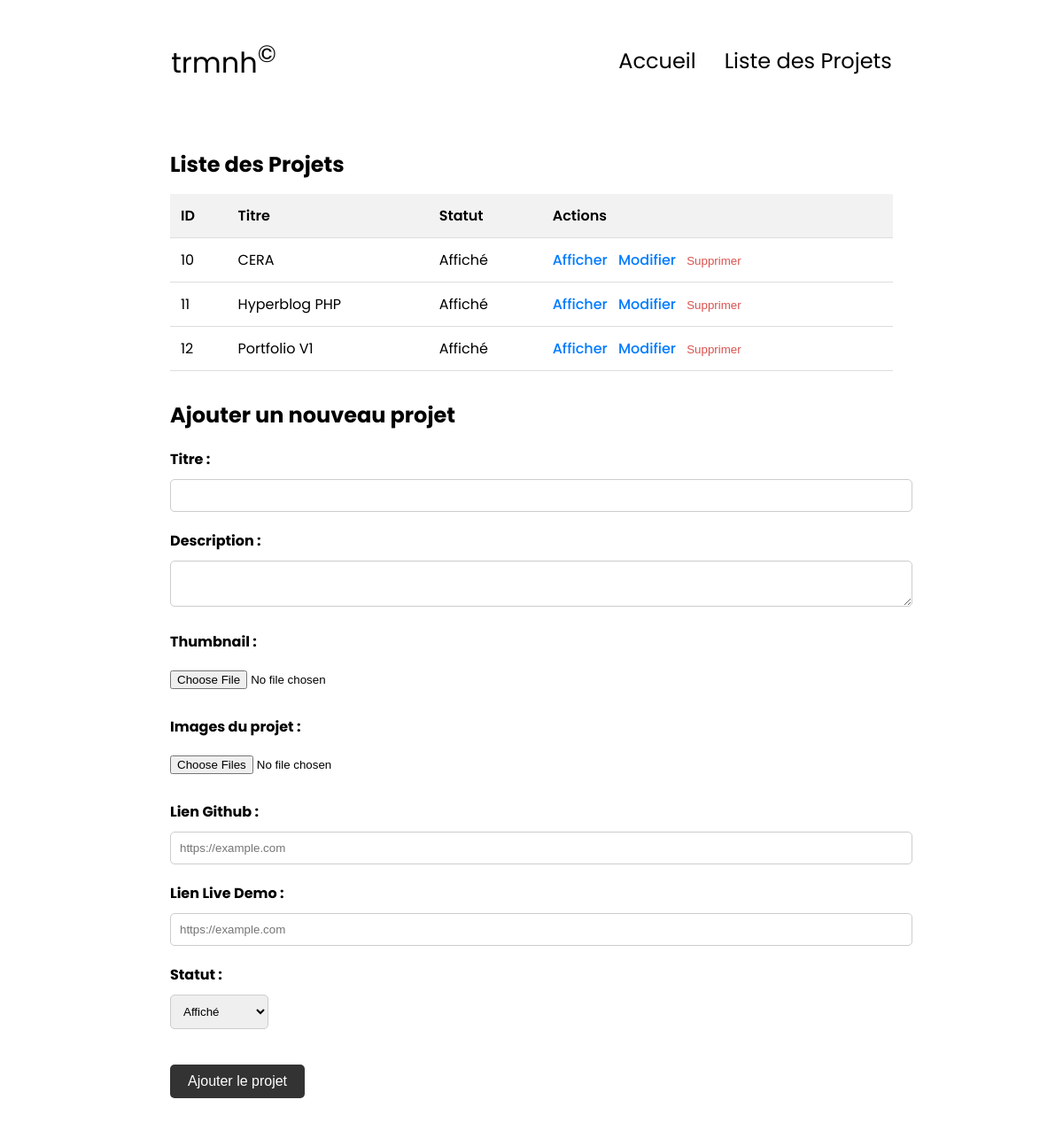
Page /admin/projects-list.php on the committed database.
### tables this page shows
CREATE TABLE `projects` (
  `id` int(11) NOT NULL,
  `title` varchar(255) NOT NULL,
  `description` text NOT NULL,
  `thumbnail` varchar(255) NOT NULL,
  `github_link` varchar(255) DEFAULT NULL,
  `live_demo_link` varchar(255) DEFAULT NULL,
  `status` tinyint(1) DEFAULT '1'
);

### admin/projects-list.php (the view, shortened to what this page needs)
<?php
include_once("../config/database.php");
$stmt = $pdo->query("SELECT * FROM projects");
$projects = $stmt->fetchAll();
?>
<!DOCTYPE html>
<html lang="fr">
<head>
    <link rel="stylesheet" href="../assets/css/style.css">
</head>
<body>
    <nav id="desktop-nav">
        <div class="logo">trmnh<sup>©</sup></div>
        <div>
            <ul class="nav-links">
                <li><a href="../index.php">Accueil</a></li>
                <li><a href="projects-list.php">Liste des Projets</a></li>
            </ul>
        </div>
    </nav>
    <main>
        <section id="project-list">
            <h1>Liste des Projets</h1>
            <table>
                <thead>
                    <tr>
                        <th>ID</th>
                        <th>Titre</th>
                        <th>Statut</th>
                        <th>Actions</th>
                    </tr>
                </thead>
                <tbody>
                    <?php foreach ($projects as $project): ?>
                        <tr>
                            <td><?php echo htmlspecialchars($project['id']); ?></td>
                            <td><?php echo htmlspecialchars($project['title']); ?></td>
                            <td><?php echo $project['status'] == 1 ? 'Affiché' : 'Non Affiché'; ?></td>
                            <td>
                                <a href="../project.php?id=<?php echo $project['id']; ?>">Afficher</a>
                                <a href="projects-edit.php?id=<?php echo $project['id']; ?>">Modifier</a>
                                <form action="projects-list.php" method="POST" style="display:inline;">
                                    <button type="submit" onclick="return confirm('Êtes-vous sûr de vouloir supprimer ce projet ?');">Supprimer</button>
                                </form>
                            </td>
                        </tr>
                    <?php endforeach; ?>
                </tbody>
            </table>
        <div id="project-add">
            <h2>Ajouter un nouveau projet</h2>
            <form action="projects-list.php" method="POST" enctype="multipart/form-data">
                <div>
                    <label for="title">Titre :</label>
                    <input type="text" id="title" name="title" required>
                </div>
                <div>
                    <label for="description">Description :</label>
                    <textarea id="description" name="description"></textarea>
                </div>
                <div>
                    <label for="thumbnail">Thumbnail :</label>
                    <input type="file" id="thumbnail" name="thumbnail" required>
                </div>
                <div>
                    <label for="project_images">Images du projet :</label>
                    <input type="file" id="project_images" name="project_images[]" multiple>
                </div>
                <div>
                    <label for="github_link">Lien Github :</label>
                    <input type="text" id="github_link" name="github_link" placeholder="https://example.com">
                </div>
                <div>
                    <label for="live_demo_link">Lien Live Demo :</label>
                    <input type="text" id="live_demo_link" name="live_demo_link" placeholder="https://example.com">
                </div>
                <div>
                    <label for="status">Statut :</label>
                    <select id="status" name="status">
                        <option value="1">Affiché</option>
                    </select>
                </div>
                <button type="submit" id="maj">Ajouter le projet</button>
            </form>
        </div>
        </section>
    </main>
</body>
</html>

### assets/css/style.css (style rules this page uses)
* { margin: 0; padding: 0; }
body { font-family: "Poppins", sans-serif; }
html { scroll-behavior: smooth; }
a, .btn { transition: all 300ms ease; }
nav, .nav-links { display: flex; }
nav { justify-content: space-around; align-items: center; height: 17vh; }
.nav-links { gap: 2rem; list-style: none; font-size: 1.5rem; }
a { color: black; text-decoration: none; text-decoration-color: white; }
.logo { font-size: 2rem; }
section { padding-top: 4vh; height: 96vh; margin: 0 10rem; box-sizing: border-box; min-height: fit-content; }
#project-list, #edit-project { padding: 2rem; }
#project-list h1, #edit-project h1 { margin-bottom: 1rem; }
table { width: 100%; border-collapse: collapse; margin-bottom: 2rem; }
table th, table td { padding: 0.75rem; text-align: left; border-bottom: 1px solid #ddd; }
table th { background-color: #f2f2f2; font-weight: 600; }
table td a, table td button { margin-right: 0.5rem; color: #007bff; text-decoration: none; font-weight: 500; }
table td button { background: none; border: none; color: #d9534f; cursor: pointer; font-weight: 500; }
h2 { margin-top: 2rem; margin-bottom: 1rem; }
#project-add { max-width: 1000px; }
#project-add h2 { margin-top: 0; margin-bottom: 1rem; }
#project-add label { font-weight: bold; margin: 20px 0 10px; display: block; }
#project-add input[type="text"], #project-add textarea { width: 100%; padding: 10px; border: 1px solid #ccc; border-radius: 5px; }
#project-add select { padding: 10px; border: 1px solid #ccc; border-radius: 5px; }
#project-add input[type="file"] { padding: 10px 0; }
#maj { background-color: #333; color: white; padding: 10px 20px; border: none; border-radius: 5px; cursor: pointer; font-size: 16px; margin: 40px 0; }

### rows in the picture
projects: id "10", title "CERA", status "Affiché"
projects: id "11", title "Hyperblog PHP", status "Affiché"
projects: id "12", title "Portfolio V1", status "Affiché"
